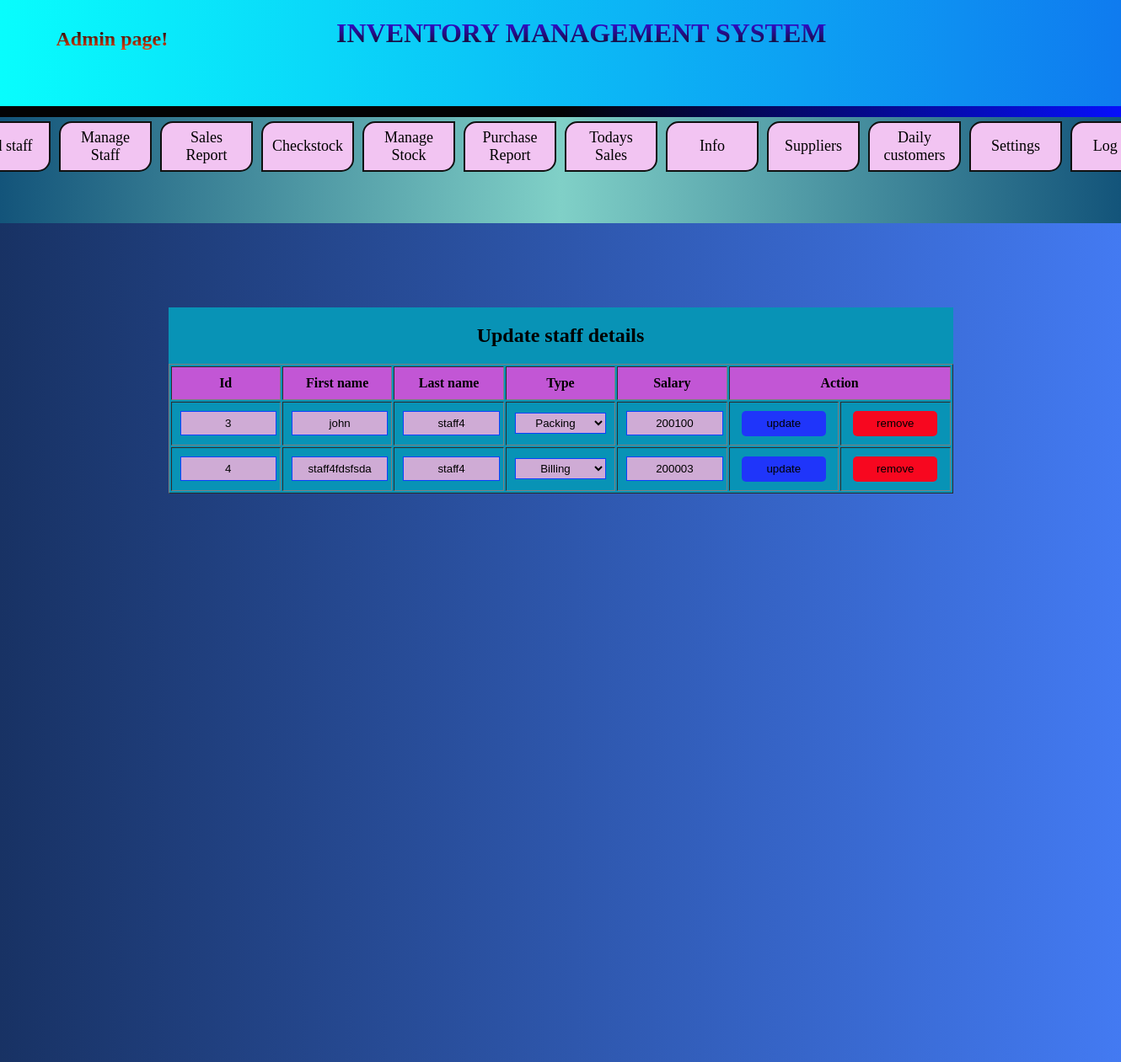
Page /adminpage.php?page=updatestaff on the committed database.
### tables this page shows
CREATE TABLE `staff_details` (
  `staff_id` int(10) NOT NULL,
  `staff_first` varchar(20) NOT NULL,
  `staff_last` varchar(20) NOT NULL,
  `staff_gender` varchar(10) NOT NULL,
  `staff_dob` date NOT NULL,
  `join_date` date NOT NULL,
  `category` varchar(20) NOT NULL,
  `house_no` varchar(10) NOT NULL,
  `house_name` varchar(20) NOT NULL,
  `street` varchar(20) NOT NULL,
  `district` varchar(20) NOT NULL,
  `pincode` int(10) NOT NULL,
  `salary` varchar(10) NOT NULL,
  `ph_no` varchar(10) NOT NULL
);

### updatestaff.php (the view, shortened to what this page needs)
<?php
include('connection.php');
$teach="SELECT * FROM staff_details;";
$exec1=mysqli_query($connection,$teach);
?>
<!DOCTYPE html>
<html>
<head>
	<link rel="stylesheet" type="text/css" href="css/update.css">
</head>
<body>
<div class="allinone">
		<center><h2>Update staff details</h2></center>
<div class="containeroneupdate">
	<table border="1" cellpadding="10">
		<tr>
			<th>Id</th>
			<th>First name</th>
			<th>Last name</th>
			<th>Type</th>
			<th>Salary</th>
			<th colspan="2">Action</th>
		</tr>
		<?php
		while ($rows=mysqli_fetch_array($exec1)) {
			echo "<form method=post action='#' ><tr>
			<td><input type=text value=".$rows['staff_id']." name=staff_id id='input' readonly=''></td>";
			echo "<td><input type=text value=".$rows['staff_first']." id='input' name=first ></td>";
			echo "<td><input type=text value=".$rows['staff_last']." id='input' name=last > </td>";
			echo "<td><select name='type' id='input'>";
			echo "<option>".$rows['category']."</option>";
			echo "</select></td>";
			echo "<td><input type=text value=".$rows['salary']." id='input' name=salary > </td>";
			echo "<td><input type=submit value=update  name=update id='update' onclick='update();'></td>";
			echo "<td><input type=submit value=remove  name=remove id='delete' onclick='update();'></td></tr></form>";
		}
		?>
	</table>
</div>
</div>
</div>
</body>
</html>

### css/update.css (style rules this page uses)
body { background: #7E7B33; }
.allinone { position: absolute; top: 10%; left: 15%; width: 70%; background: #0893B6; }
table { table-layout: fixed; width: 100%; text-align: center; }
th { background: #C256D5; }
#input { width: 100%; background: #CFABD5; text-align: center; height: 25px; border: 1px solid #0B40FD; cursor: copy; }
#update { width: 100px; height: 30px; background: #1F35FA; border-radius: 5px; border:none; }
#delete { width: 100px; height: 30px; background: #F7071F; border-radius: 5px; border:none; }
input[name=update] { width: 100px; height: 30px; background: #1F35FA; border-radius: 5px; border:none; }

### adminpage.php (style rules this page uses)
body { padding: 0; margin: 0; background: #3C6159; }

### rows in the picture
staff_details: staff_id "3", first "john", last "staff4", type "Packing", salary "200100"
staff_details: staff_id "4", first "staff4fdsfsda", last "staff4", type "Billing", salary "200003"
